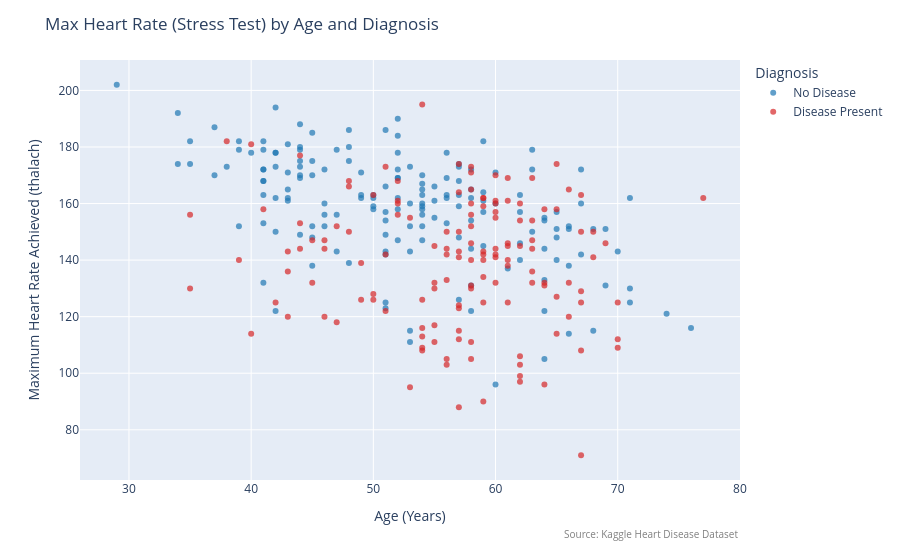
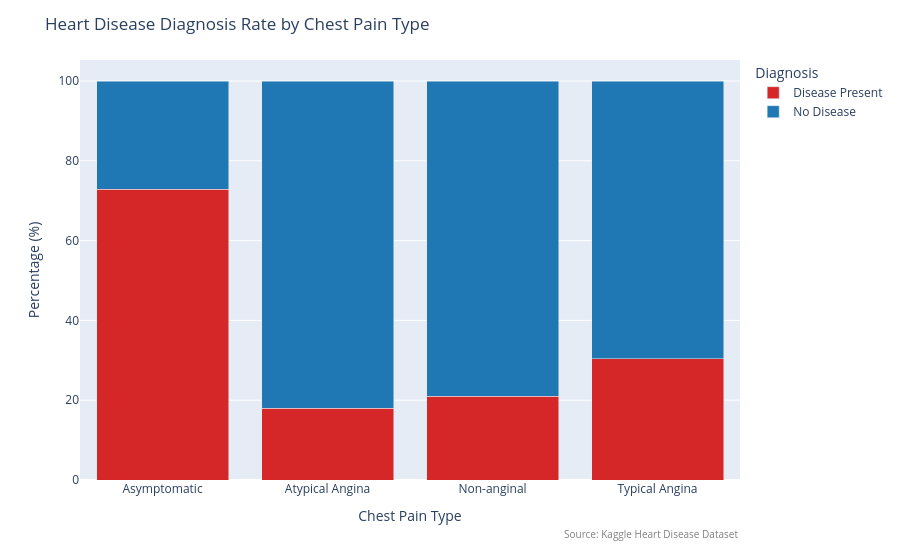
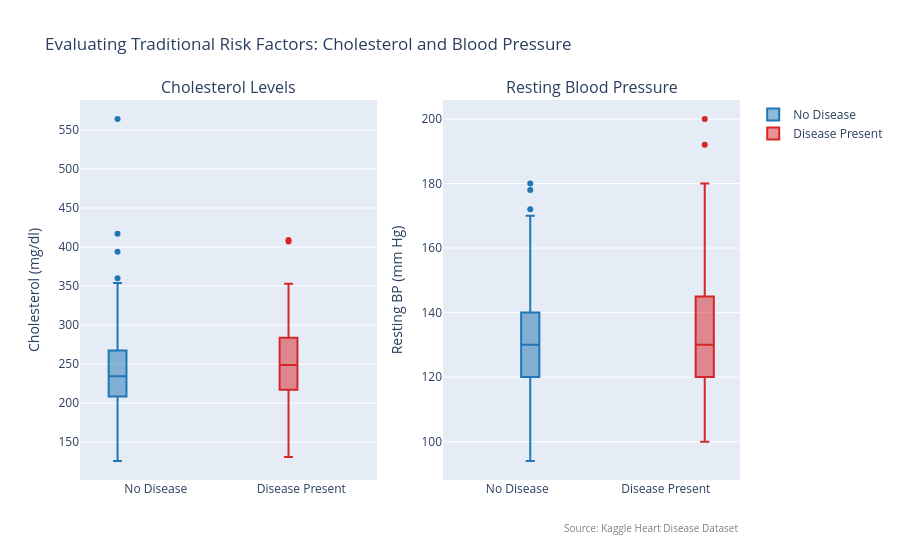
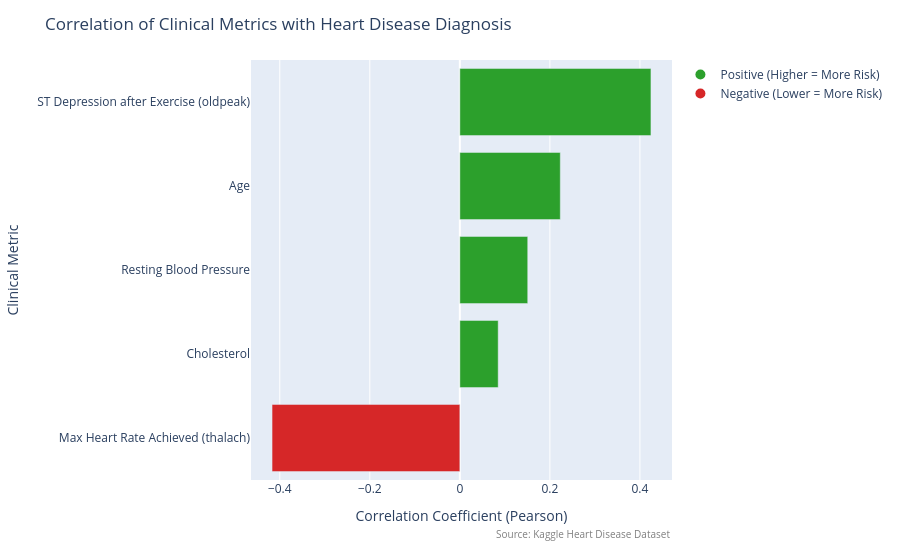

The cell these charts' notebook holds for them, in order:
### Markdown cell above
## Exercise 1: Heart Disease Dataset

### Heart Disease Data Dictionary
| Feature | Data Type | Description |
| :--- | :--- | :--- |
| **age** | Integer | Patient's age in years. |
| **sex** | Integer | Biological sex (1 = male; 0 = female). |
| **cp** | Integer | Chest pain type (0=Typical angina, 1=Atypical, 2=Non-anginal, 3=Asymptomatic). |
| **trestbps** | Integer | Resting blood pressure (mm Hg) upon hospital admission. |
| **chol** | Integer | Serum cholesterol level (mg/dl). |
| **fbs** | Integer | Fasting blood sugar > 120 mg/dl (1 = true; 0 = false). |
| **restecg** | Integer | Resting electrocardiogram results (0=Normal, 1=ST-T abnormality, 2=Hypertrophy). |
| **thalach** | Integer | Maximum heart rate achieved during exercise stress test. |
| **exang** | Integer | Exercise-induced angina (1 = yes; 0 = no). |
| **oldpeak** | Float | ST depression induced by exercise relative to rest. |
| **slope** | Integer | Slope of the peak exercise ST segment (0=Upsloping, 1=Flat, 2=Downsloping). |
| **ca** | Integer | Number of major vessels (0-3) colored by fluoroscopy. |
| **thal** | Integer | Thalassemia blood flow proxy (1=Normal, 2=Fixed defect, 3=Reversible defect). |
| **target** | Integer | Presence of heart disease (1 = Disease present; 0 = No disease). |

### Questions:
1) Does stress test heartrate drop with age, and how does that correlate with a heart disease diagnosis?
2) Is typical angina most likely to indicate heart disease, or does atypical/asymtomatic have a higher diagnosis rate?
3) Are high colesteral and high blood preassure really the sign of heart disease or can we more accurately perdict with stress tests

### Story Telling:
 a) Are we looking at the right signs to precidct heart disease, or are we missing the real signs?\
 b) Cholesterol and age often get the blame for heart disease, is this really the case?\
 c) We often find that being asymptomatic has a much higher rate than expected of heart disease\
 d) frame around a specific imaginary person going for a check-up, what should they be checked for?\
 e) Start by showing how much less helpful colesteral is than people think, reveal how much more important stress tests are\.

### Code cell
# Plots for Heart Disease
source_text = "Source: Kaggle Heart Disease Dataset";

# Create a readable label column for the legends
heartFrame['Diagnosis'] = heartFrame['target'].map({0: 'No Disease', 1: 'Disease Present'});

# Chart 1: Heart Rate vs Age
# Simple insight into the general groups who should worry
fig1 = px.scatter(heartFrame, x='age', y='thalach', color='Diagnosis', opacity=0.7, color_discrete_map={'No Disease': '#1f77b4', 'Disease Present': '#d62728'});
fig1.update_layout(title='Max Heart Rate (Stress Test) by Age and Diagnosis', xaxis_title='Age (Years)', yaxis_title='Maximum Heart Rate Achieved (thalach)');
fig1.add_annotation(text=source_text, xref="paper", yref="paper", x=1, y=-0.15, showarrow=False, font=dict(size=10, color="gray"));
fig1.show();

# Chart 2: Chest Pain and Diagnosis
# this one shows us the less obvious truth of what types of pain symptoms we should really worry about 
# Map numeric cp to string labels for the chart
# Updated map for 1-4 indexing
cp_map = {1: 'Typical Angina', 2: 'Atypical Angina', 3: 'Non-anginal', 4: 'Asymptomatic'};
heartFrame['CP_Type'] = heartFrame['cp'].map(cp_map);

# Group and calculate percentages for 100% stacked bar
cp_props = heartFrame.groupby(['CP_Type', 'Diagnosis']).size().reset_index(name='count');
cp_props['percentage'] = cp_props.groupby('CP_Type')['count'].transform(lambda x: x / x.sum() * 100);

fig2 = px.bar(cp_props, x='CP_Type', y='percentage', color='Diagnosis', color_discrete_map={'No Disease': '#1f77b4', 'Disease Present': '#d62728'});
fig2.update_layout(title='Heart Disease Diagnosis Rate by Chest Pain Type', xaxis_title='Chest Pain Type', yaxis_title='Percentage (%)', barmode='stack');
fig2.add_annotation(text=source_text, xref="paper", yref="paper", x=1, y=-0.15, showarrow=False, font=dict(size=10, color="gray"));
fig2.show();

# Chart 3: Cholesterol & Blood Pressure Boxplots
# this teaches us how much less chol and BP matter than weve been led to believe they do 
fig3 = make_subplots(rows=1, cols=2, subplot_titles=('Cholesterol Levels', 'Resting Blood Pressure'));

# Cholesterol Box Traces
fig3.add_trace(go.Box(y=heartFrame[heartFrame['target'] == 0]['chol'], name='No Disease', marker_color='#1f77b4'), row=1, col=1);
fig3.add_trace(go.Box(y=heartFrame[heartFrame['target'] == 1]['chol'], name='Disease Present', marker_color='#d62728'), row=1, col=1);

# Blood Pressure Box Traces
fig3.add_trace(go.Box(y=heartFrame[heartFrame['target'] == 0]['trestbps'], name='No Disease', marker_color='#1f77b4', showlegend=False), row=1, col=2);
fig3.add_trace(go.Box(y=heartFrame[heartFrame['target'] == 1]['trestbps'], name='Disease Present', marker_color='#d62728', showlegend=False), row=1, col=2);

fig3.update_layout(title_text='Evaluating Traditional Risk Factors: Cholesterol and Blood Pressure', boxmode='group');
fig3.update_yaxes(title_text="Cholesterol (mg/dl)", row=1, col=1);
fig3.update_yaxes(title_text="Resting BP (mm Hg)", row=1, col=2);
fig3.add_annotation(text=source_text, xref="paper", yref="paper", x=1, y=-0.15, showarrow=False, font=dict(size=10, color="gray"));
fig3.show();

# Chart 4: Correlation Barplot
# this serves as an overview as to what risk factors matter and how 
correlations = heartFrame[['age', 'chol', 'trestbps', 'thalach', 'oldpeak', 'target']].corr()['target'].drop('target').sort_values();
corr_df = correlations.reset_index();
corr_df.columns = ['Metric', 'Correlation'];

metric_names = {
    'oldpeak': 'ST Depression after Exercise (oldpeak)',
    'age': 'Age',
    'trestbps': 'Resting Blood Pressure',
    'chol': 'Cholesterol',
    'thalach': 'Max Heart Rate Achieved (thalach)'
};
corr_df['Metric'] = corr_df['Metric'].map(metric_names);

# Set colors based on positive/negative correlation
corr_df['Color'] = corr_df['Correlation'].apply(lambda x: '#d62728' if x < 0 else '#2ca02c');

fig4 = px.bar(corr_df, x='Correlation', y='Metric', orientation='h', color='Color', color_discrete_map='identity');
fig4.update_layout(title='Correlation of Clinical Metrics with Heart Disease Diagnosis', xaxis_title='Correlation Coefficient (Pearson)', yaxis_title='Clinical Metric');
fig4.add_annotation(text=source_text, xref="paper", yref="paper", x=1, y=-0.15, showarrow=False, font=dict(size=10, color="gray"));

fig4.add_trace(go.Scatter(x=[None], y=[None], mode='markers', marker=dict(size=10, color='#2ca02c'), legendgroup='Pos', showlegend=True, name='Positive (Higher = More Risk)'));
fig4.add_trace(go.Scatter(x=[None], y=[None], mode='markers', marker=dict(size=10, color='#d62728'), legendgroup='Neg', showlegend=True, name='Negative (Lower = More Risk)'));

fig4.show();

### Figure 1 — Plotly figure (JSON) as saved in the notebook; plotly's stock layout.template omitted (floating-point values rounded to 4 significant figures; data arrays with more than 128 entries replaced by an {"elided": "..."} marker saying what was removed)
{"data": [{"hovertemplate": "Diagnosis=No Disease<br>age=%{x}<br>thalach=%{y}<extra></extra>", "legendgroup": "No Disease", "marker": {"color": "#1f77b4", "opacity": 0.7, "symbol": "circle"}, "mode": "markers", "name": "No Disease", "orientation": "v", "showlegend": true, "x": {"elided": "164 float values"}, "xaxis": "x", "y": {"elided": "164 float values"}, "yaxis": "y", "type": "scatter"}, {"hovertemplate": "Diagnosis=Disease Present<br>age=%{x}<br>thalach=%{y}<extra></extra>", "legendgroup": "Disease Present", "marker": {"color": "#d62728", "opacity": 0.7, "symbol": "circle"}, "mode": "markers", "name": "Disease Present", "orientation": "v", "showlegend": true, "x": {"elided": "139 float values"}, "xaxis": "x", "y": {"elided": "139 float values"}, "yaxis": "y", "type": "scatter"}], "layout": {"xaxis": {"anchor": "y", "domain": [0.0, 1.0], "title": {"text": "Age (Years)"}}, "yaxis": {"anchor": "x", "domain": [0.0, 1.0], "title": {"text": "Maximum Heart Rate Achieved (thalach)"}}, "legend": {"title": {"text": "Diagnosis"}, "tracegroupgap": 0}, "margin": {"t": 60}, "title": {"text": "Max Heart Rate (Stress Test) by Age and Diagnosis"}, "annotations": [{"font": {"color": "gray", "size": 10}, "showarrow": false, "text": "Source: Kaggle Heart Disease Dataset", "x": 1, "xref": "paper", "y": -0.15, "yref": "paper"}]}}

### Figure 2 — Plotly figure (JSON) as saved in the notebook; plotly's stock layout.template omitted (floating-point values rounded to 4 significant figures)
{"data": [{"hovertemplate": "Diagnosis=Disease Present<br>CP_Type=%{x}<br>percentage=%{y}<extra></extra>", "legendgroup": "Disease Present", "marker": {"color": "#d62728", "pattern": {"shape": ""}}, "name": "Disease Present", "orientation": "v", "showlegend": true, "textposition": "auto", "x": ["Asymptomatic", "Atypical Angina", "Non-anginal", "Typical Angina"], "xaxis": "x", "y": [72.92, 18.0, 20.93, 30.43], "yaxis": "y", "type": "bar"}, {"hovertemplate": "Diagnosis=No Disease<br>CP_Type=%{x}<br>percentage=%{y}<extra></extra>", "legendgroup": "No Disease", "marker": {"color": "#1f77b4", "pattern": {"shape": ""}}, "name": "No Disease", "orientation": "v", "showlegend": true, "textposition": "auto", "x": ["Asymptomatic", "Atypical Angina", "Non-anginal", "Typical Angina"], "xaxis": "x", "y": [27.08, 82.0, 79.07, 69.57], "yaxis": "y", "type": "bar"}], "layout": {"xaxis": {"anchor": "y", "domain": [0.0, 1.0], "title": {"text": "Chest Pain Type"}}, "yaxis": {"anchor": "x", "domain": [0.0, 1.0], "title": {"text": "Percentage (%)"}}, "legend": {"title": {"text": "Diagnosis"}, "tracegroupgap": 0}, "margin": {"t": 60}, "barmode": "stack", "title": {"text": "Heart Disease Diagnosis Rate by Chest Pain Type"}, "annotations": [{"font": {"color": "gray", "size": 10}, "showarrow": false, "text": "Source: Kaggle Heart Disease Dataset", "x": 1, "xref": "paper", "y": -0.15, "yref": "paper"}]}}

### Figure 3 — Plotly figure (JSON) as saved in the notebook; plotly's stock layout.template omitted (floating-point values rounded to 4 significant figures; data arrays with more than 128 entries replaced by an {"elided": "..."} marker saying what was removed)
{"data": [{"marker": {"color": "#1f77b4"}, "name": "No Disease", "y": {"elided": "164 float values"}, "type": "box", "xaxis": "x", "yaxis": "y"}, {"marker": {"color": "#d62728"}, "name": "Disease Present", "y": {"elided": "139 float values"}, "type": "box", "xaxis": "x", "yaxis": "y"}, {"marker": {"color": "#1f77b4"}, "name": "No Disease", "showlegend": false, "y": {"elided": "164 float values"}, "type": "box", "xaxis": "x2", "yaxis": "y2"}, {"marker": {"color": "#d62728"}, "name": "Disease Present", "showlegend": false, "y": {"elided": "139 float values"}, "type": "box", "xaxis": "x2", "yaxis": "y2"}], "layout": {"xaxis": {"anchor": "y", "domain": [0.0, 0.45]}, "yaxis": {"anchor": "x", "domain": [0.0, 1.0], "title": {"text": "Cholesterol (mg/dl)"}}, "xaxis2": {"anchor": "y2", "domain": [0.55, 1.0]}, "yaxis2": {"anchor": "x2", "domain": [0.0, 1.0], "title": {"text": "Resting BP (mm Hg)"}}, "annotations": [{"font": {"size": 16}, "showarrow": false, "text": "Cholesterol Levels", "x": 0.225, "xanchor": "center", "xref": "paper", "y": 1.0, "yanchor": "bottom", "yref": "paper"}, {"font": {"size": 16}, "showarrow": false, "text": "Resting Blood Pressure", "x": 0.775, "xanchor": "center", "xref": "paper", "y": 1.0, "yanchor": "bottom", "yref": "paper"}, {"font": {"color": "gray", "size": 10}, "showarrow": false, "text": "Source: Kaggle Heart Disease Dataset", "x": 1, "xref": "paper", "y": -0.15, "yref": "paper"}], "title": {"text": "Evaluating Traditional Risk Factors: Cholesterol and Blood Pressure"}, "boxmode": "group"}}

### Figure 4 — Plotly figure (JSON) as saved in the notebook; plotly's stock layout.template omitted (floating-point values rounded to 4 significant figures)
{"data": [{"hovertemplate": "Correlation=%{x}<br>Metric=%{y}<extra></extra>", "legendgroup": "", "marker": {"color": "#d62728", "pattern": {"shape": ""}}, "name": "", "orientation": "h", "showlegend": false, "textposition": "auto", "x": [-0.4172], "xaxis": "x", "y": ["Max Heart Rate Achieved (thalach)"], "yaxis": "y", "type": "bar"}, {"hovertemplate": "Correlation=%{x}<br>Metric=%{y}<extra></extra>", "legendgroup": "", "marker": {"color": "#2ca02c", "pattern": {"shape": ""}}, "name": "", "orientation": "h", "showlegend": false, "textposition": "auto", "x": [0.08516, 0.1508, 0.2231, 0.4245], "xaxis": "x", "y": ["Cholesterol", "Resting Blood Pressure", "Age", "ST Depression after Exercise (oldpeak)"], "yaxis": "y", "type": "bar"}, {"legendgroup": "Pos", "marker": {"color": "#2ca02c", "size": 10}, "mode": "markers", "name": "Positive (Higher = More Risk)", "showlegend": true, "x": [null], "y": [null], "type": "scatter"}, {"legendgroup": "Neg", "marker": {"color": "#d62728", "size": 10}, "mode": "markers", "name": "Negative (Lower = More Risk)", "showlegend": true, "x": [null], "y": [null], "type": "scatter"}], "layout": {"xaxis": {"anchor": "y", "domain": [0.0, 1.0], "title": {"text": "Correlation Coefficient (Pearson)"}}, "yaxis": {"anchor": "x", "domain": [0.0, 1.0], "title": {"text": "Clinical Metric"}}, "legend": {"tracegroupgap": 0}, "margin": {"t": 60}, "barmode": "relative", "title": {"text": "Correlation of Clinical Metrics with Heart Disease Diagnosis"}, "annotations": [{"font": {"color": "gray", "size": 10}, "showarrow": false, "text": "Source: Kaggle Heart Disease Dataset", "x": 1, "xref": "paper", "y": -0.15, "yref": "paper"}]}}
